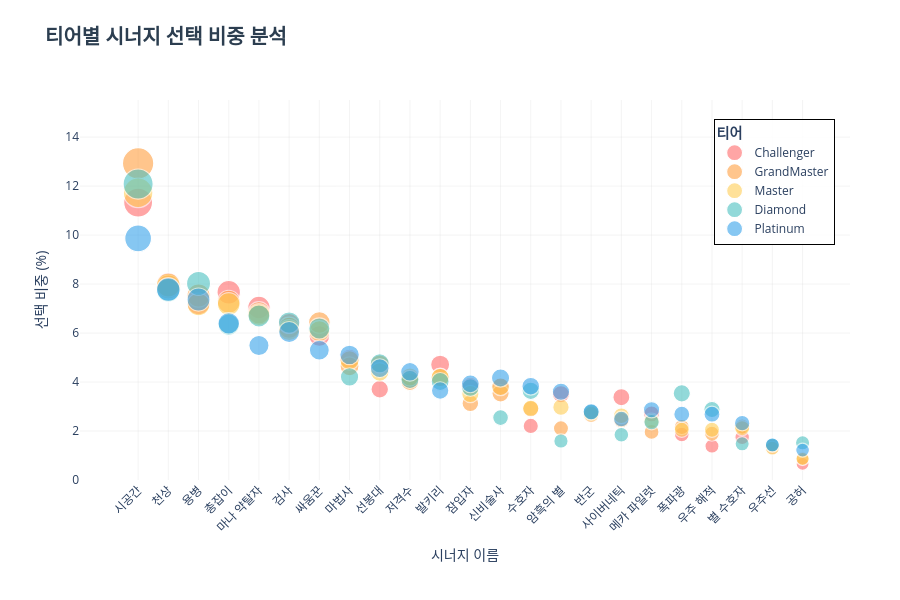

Here is the notebook cell this chart was saved with:
### Markdown cell above
### 구조 확인
티어별 시너지 선택 비중 확인
모든 티어에서 반복되는 핵심 시너지 존재

### Code cell
# 티어별 시너지 비중
# 상위 티어에서도 같은 조합만 반복되는지 확인

# 티어 정보 병합
if 'Tier' not in df_exploded.columns:
    tier_map = total_df.drop_duplicates('gameId')[['gameId','Tier']]
    df_exploded = df_exploded.merge(tier_map, on='gameId', how='left')

# 티어 순서·색상 설정
tier_order = ['Challenger', 'GrandMaster', 'Master', 'Diamond', 'Platinum']
tier_color_map = {
    'Challenger':  '#FF6B6B',
    'GrandMaster': '#FF9F40',
    'Master':      '#FFCE56',
    'Diamond':     '#4BC0C0',
    'Platinum':    '#36A2EB',}

# 티어별 시너지 선택 비중 계산
tier_synergy = (
    df_exploded.groupby(['Tier', 'SynergyName'])
    .size()
    .reset_index(name='count'))

tier_total = df_exploded.groupby('Tier').size().rename('total')
tier_synergy = tier_synergy.join(tier_total, on='Tier')
tier_synergy['pct'] = tier_synergy['count'] / tier_synergy['total'] * 100
tier_pivot = tier_synergy.pivot(index='Tier', columns='SynergyName', values='pct').fillna(0)


# 시너지 평균 비중 기준 정렬
synergy_order = tier_pivot.mean(axis=0).sort_values(ascending=False).index.tolist()

# 티어별 선택 비중 버블 차트
fig = go.Figure()

for tier in tier_order:
    if tier not in tier_pivot.index:
        continue
    y_vals = tier_pivot.loc[tier, synergy_order].values

    fig.add_trace(go.Scatter(
        x=synergy_order,
        y=y_vals,
        mode='markers',
        name=tier,
        marker=dict(
            color=tier_color_map[tier],
            # 비중 기반 버블 크기
            size=[(v * 1.5) + 12 for v in y_vals], 
            opacity=0.6,
            line=dict(width=1.2, color='white')
        )
    ))

# 레이아웃
fig.update_layout(
    title=dict(
        text='<b>티어별 시너지 선택 비중 분석</b>',
        font=dict(size=20, color='#2c3e50'),
        x=0.05, 
        y=0.95
    ),
    template='plotly_white',
    height=600,
    margin=dict(t=100, b=120, l=80, r=50),
    
# 범례
    legend=dict(
        title='<b>티어</b>',
        yanchor='top',
        y=0.95,      
        xanchor='right', 
        x=0.98,          
        bgcolor='rgba(255, 255, 255, 0.9)', 
        bordercolor='black',                 
        borderwidth=1                        
    ),

    # 축 설정
    yaxis=dict(
        title='선택 비중 (%)',
        gridcolor='rgba(200, 200, 200, 0.2)',
        zeroline=False,
        range=[0, max(tier_pivot.max()) * 1.2] # 상단 여백
    ),
    xaxis=dict(
        title='시너지 이름',
        tickangle=-45,
        gridcolor='rgba(200, 200, 200, 0.2)'
    )
)

fig.show()

### Figure 1 — Plotly figure (JSON) as saved in the notebook; plotly's stock layout.template omitted (floating-point values rounded to 4 significant figures)
{"data": [{"marker": {"color": "#FF6B6B", "line": {"color": "white", "width": 1.2}, "opacity": 0.6, "size": [28.99, 23.96, 22.81, 23.5, 22.56, 21.55, 20.82, 19.41, 17.56, 18.19, 19.07, 17.74, 17.71, 15.31, 17.26, 15.99, 17.07, 16.05, 14.78, 14.07, 14.62, 13.99, 12.98]}, "mode": "markers", "name": "Challenger", "type": "scatter", "x": ["시공간", "천상", "용병", "총잡이", "마나 약탈자", "검사", "싸움꾼", "마법사", "선봉대", "저격수", "발키리", "잠입자", "신비술사", "수호자", "암흑의 별", "반군", "사이버네틱", "메카 파일럿", "폭파광", "우주 해적", "별 수호자", "우주선", "공허"], "y": [11.33, 7.976, 7.209, 7.666, 7.043, 6.366, 5.877, 4.943, 3.707, 4.126, 4.713, 3.826, 3.808, 2.208, 3.505, 2.66, 3.38, 2.698, 1.855, 1.383, 1.746, 1.324, 0.6562]}, {"marker": {"color": "#FF9F40", "line": {"color": "white", "width": 1.2}, "opacity": 0.6, "size": [31.39, 23.83, 23.3, 22.92, 22.24, 21.32, 21.65, 18.96, 19.08, 18.03, 18.28, 16.7, 17.31, 16.36, 15.17, 16.09, 15.67, 14.94, 15.25, 14.84, 15.27, 14.08, 13.32]}, "mode": "markers", "name": "GrandMaster", "type": "scatter", "x": ["시공간", "천상", "용병", "총잡이", "마나 약탈자", "검사", "싸움꾼", "마법사", "선봉대", "저격수", "발키리", "잠입자", "신비술사", "수호자", "암흑의 별", "반군", "사이버네틱", "메카 파일럿", "폭파광", "우주 해적", "별 수호자", "우주선", "공허"], "y": [12.93, 7.884, 7.532, 7.279, 6.828, 6.214, 6.433, 4.642, 4.722, 4.019, 4.183, 3.131, 3.537, 2.908, 2.11, 2.729, 2.446, 1.962, 2.165, 1.893, 2.18, 1.389, 0.8829]}, {"marker": {"color": "#FFCE56", "line": {"color": "white", "width": 1.2}, "opacity": 0.6, "size": [29.59, 23.93, 22.75, 22.78, 22.13, 21.18, 21.11, 19.33, 18.62, 18.31, 18.29, 17.27, 17.71, 16.39, 16.46, 16.03, 15.93, 15.62, 15.07, 15.08, 15.18, 13.95, 13.29]}, "mode": "markers", "name": "Master", "type": "scatter", "x": ["시공간", "천상", "용병", "총잡이", "마나 약탈자", "검사", "싸움꾼", "마법사", "선봉대", "저격수", "발키리", "잠입자", "신비술사", "수호자", "암흑의 별", "반군", "사이버네틱", "메카 파일럿", "폭파광", "우주 해적", "별 수호자", "우주선", "공허"], "y": [11.73, 7.953, 7.169, 7.184, 6.754, 6.12, 6.075, 4.885, 4.412, 4.208, 4.191, 3.514, 3.808, 2.929, 2.975, 2.684, 2.623, 2.416, 2.049, 2.052, 2.117, 1.298, 0.8576]}, {"marker": {"color": "#4BC0C0", "line": {"color": "white", "width": 1.2}, "opacity": 0.6, "size": [30.13, 23.62, 24.04, 21.51, 22.05, 21.64, 21.28, 18.31, 19.15, 18.16, 18.03, 17.66, 15.82, 17.46, 14.39, 16.16, 14.77, 15.55, 17.31, 16.32, 14.22, 14.15, 14.28]}, "mode": "markers", "name": "Diamond", "type": "scatter", "x": ["시공간", "천상", "용병", "총잡이", "마나 약탈자", "검사", "싸움꾼", "마법사", "선봉대", "저격수", "발키리", "잠입자", "신비술사", "수호자", "암흑의 별", "반군", "사이버네틱", "메카 파일럿", "폭파광", "우주 해적", "별 수호자", "우주선", "공허"], "y": [12.08, 7.749, 8.025, 6.338, 6.698, 6.427, 6.188, 4.209, 4.765, 4.105, 4.022, 3.773, 2.549, 3.643, 1.593, 2.772, 1.849, 2.365, 3.538, 2.879, 1.477, 1.431, 1.519]}, {"marker": {"color": "#36A2EB", "line": {"color": "white", "width": 1.2}, "opacity": 0.6, "size": [26.8, 23.67, 23.05, 21.59, 20.23, 21.06, 19.95, 19.66, 18.85, 18.63, 17.48, 17.89, 18.25, 17.74, 17.41, 16.18, 15.73, 16.31, 16.03, 16.03, 15.48, 14.15, 13.83]}, "mode": "markers", "name": "Platinum", "type": "scatter", "x": ["시공간", "천상", "용병", "총잡이", "마나 약탈자", "검사", "싸움꾼", "마법사", "선봉대", "저격수", "발키리", "잠입자", "신비술사", "수호자", "암흑의 별", "반군", "사이버네틱", "메카 파일럿", "폭파광", "우주 해적", "별 수호자", "우주선", "공허"], "y": [9.864, 7.777, 7.368, 6.395, 5.488, 6.042, 5.299, 5.109, 4.565, 4.417, 3.654, 3.927, 4.164, 3.829, 3.604, 2.787, 2.487, 2.87, 2.689, 2.688, 2.322, 1.433, 1.22]}], "layout": {"height": 600, "legend": {"bgcolor": "rgba(255, 255, 255, 0.9)", "bordercolor": "black", "borderwidth": 1, "title": {"text": "<b>티어</b>"}, "x": 0.98, "xanchor": "right", "y": 0.95, "yanchor": "top"}, "margin": {"b": 120, "l": 80, "r": 50, "t": 100}, "title": {"font": {"color": "#2c3e50", "size": 20}, "text": "<b>티어별 시너지 선택 비중 분석</b>", "x": 0.05, "y": 0.95}, "xaxis": {"gridcolor": "rgba(200, 200, 200, 0.2)", "tickangle": -45, "title": {"text": "시너지 이름"}}, "yaxis": {"gridcolor": "rgba(200, 200, 200, 0.2)", "range": [0, 15.52], "title": {"text": "선택 비중 (%)"}, "zeroline": false}}}
